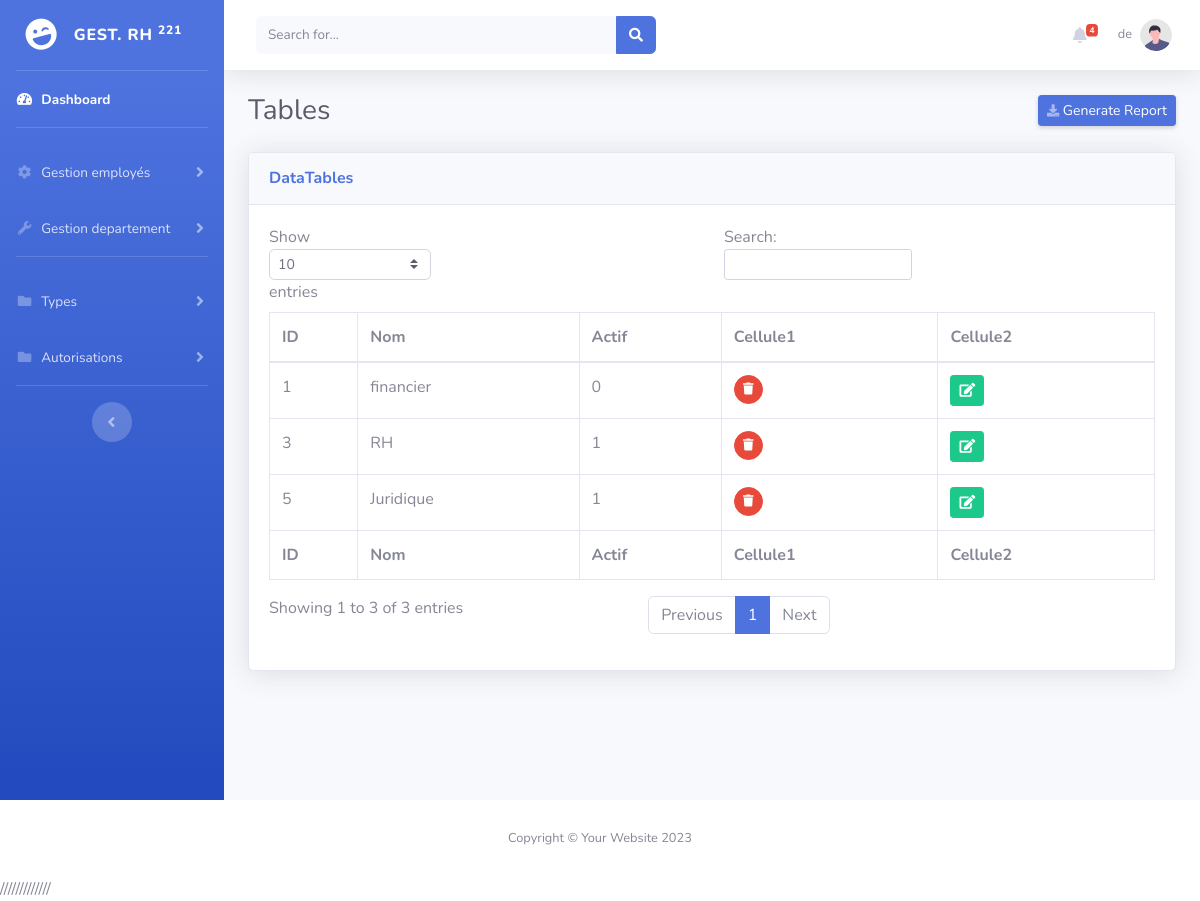
/admin/listeDepartement.php (signed in), run on the app's committed database.
### tables this page shows
CREATE TABLE `departements` (
  `id` int(11) NOT NULL,
  `nom` varchar(100) NOT NULL,
  `actif` tinyint(4) NOT NULL DEFAULT 1
);

### admin/CLASSE/departement.class.php (the view, shortened to what this page needs)
<?php
Class Departement{
private $cnx,$server,$user,$pwd,$db;
public function __construct($serveur,$utilisateur,$mdp,$base){
	$this->server=$serveur;
	$this->user=$utilisateur;
	$this->pwd=$mdp;
	$this->db=$base;
	try
	{
	$this->cnx = new PDO('mysql:host='.$this->server.'; dbname='.$this->db, $this->user, $this->pwd);
	}
	catch(Exception $e)
	{
	echo'Erreur:'.$e->getMessage().'<br/>';
	echo'N°:'.$e->getCode();
	}
}
public function RetreiveWithDataTables(){
	$sql="select * from departements";
$resultats=$this->cnx->query($sql);
if($resultats) {
$resultats->setFetchMode(PDO::FETCH_OBJ);
$departements=$resultats->fetchall();
echo '<table class="table table-bordered" id="dataTable" width="100%" cellspacing="0">';
echo '<thead>';
	echo '<tr>';
	echo '<th>ID</th><th>Nom</th><th>Actif</th><th>Cellule1</th><th>Cellule2</th>';
	echo '</tr>';
echo '</thead>';
echo '<tfoot>';
	echo '<tr>';
	echo '<th>ID</th><th>Nom</th><th>Actif</th><th>Cellule1</th><th>Cellule2</th>';
	echo '</tr>';
echo '</tfoot>';
print '<tbody>';
foreach($departements as $departement):
echo '<tr>';
	print '<td>'.$departement->id.'</td>';
	print '<td>'.$departement->nom.'</td>';
	print '<td>'.$departement->actif.'</td>';
	print '<td><a class="btn btn-danger btn-circle btn-sm" onClick="return confirm(\'Vous êtes sur ?\');" href="SuppressionDep.php?id='.$departement->id.'"><i class="fas fa-trash"></i></a></td>';
	print '<td><a  class="btn btn-success btn-square btn-sm"href="modifydepart.php?id='.$departement->id.'">
	<i class="fas fa-edit"></i></a></td>';
echo '</tr>';
endforeach;
print '</tbody>';
echo '</table>';
}
	else echo 'Table vide !!!' ;
}
}
?>

### data on the page
departements: id "1", nom "financier", actif "0"
departements: id "3", nom "RH", actif "1"
departements: id "5", nom "Juridique", actif "1"

### other printed values
$count "4"
$_SESSION['nom'] "de"
Date('Y') "2023"
